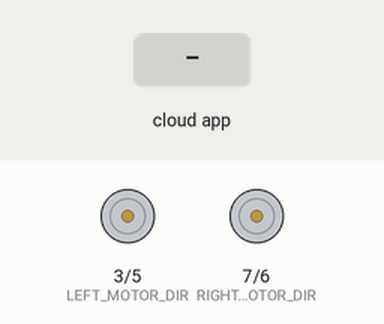
Simulated run of this sketch. Board: Arduino Uno, built with avr-gcc and run on an emulated ATmega328P. On the bench: direction and speed pins drawn as motors (green arrow = direction pin HIGH = forward, orange = LOW = backward, longer = more drive). The inputs (shaded band) are chosen by the test bench. The ROS host is connected and sends only what is stated.

Above: at 1.2 s.
1.3 s: the phone or cloud app sets linear.x to -100
At 1.6 s:
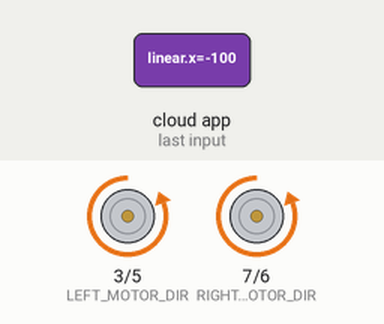
2.8 s: the phone or cloud app sets angular.z to -100
At 4.0 s:
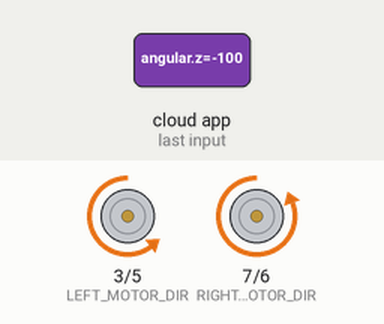
4.3 s: the phone or cloud app sets linear.x to 0
At 5.3 s:
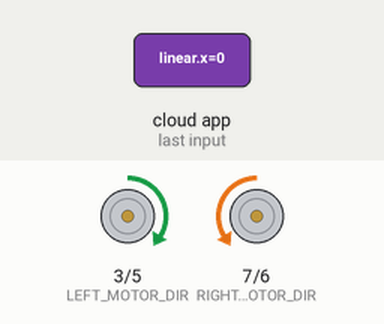
5.8 s: the phone or cloud app sets angular.z to 100
At 6.4 s:
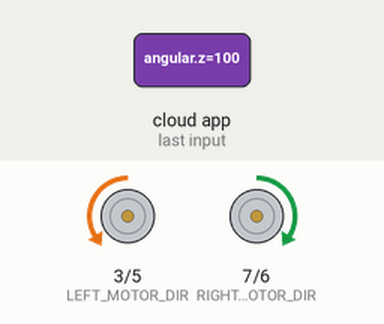
7.3 s: the phone or cloud app sets linear.x to 100
At 7.6 s:
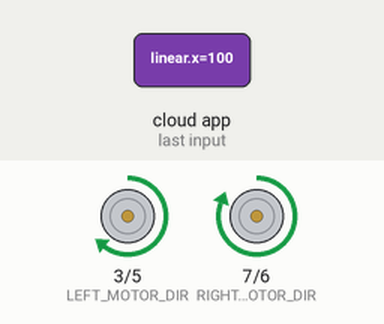
8.8 s: the phone or cloud app sets angular.z to 0
At 9.6 s:
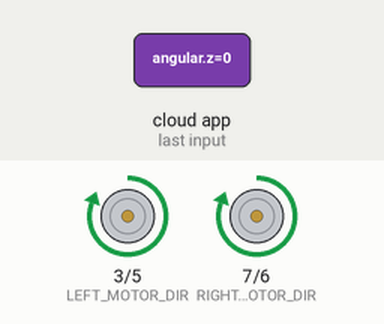
Timing chart, 0 to 11.3 s (numbered marks = the images above; inputs shaded):
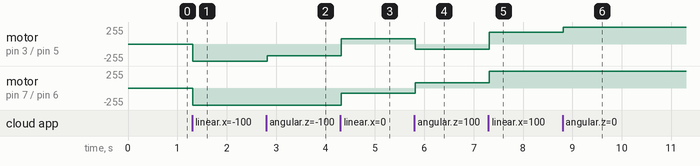

Measured:
- after the input at 1.3 s, motor on pin 3 (LEFT_MOTOR_DIR) / pin 5 (LEFT_MOTOR_PWM), motor on pin 7 (RIGHT_MOTOR_DIR) / pin 6 (RIGHT_MOTOR_PWM): stopped → backward 255/255 at once
- after the input at 2.8 s, motor on pin 3 (LEFT_MOTOR_DIR) / pin 5 (LEFT_MOTOR_PWM): backward 255/255 → backward 178/255 at once
- after the input at 4.3 s, motor on pin 3 (LEFT_MOTOR_DIR) / pin 5 (LEFT_MOTOR_PWM): backward 178/255 → forward 76/255 at once; motor on pin 7 (RIGHT_MOTOR_DIR) / pin 6 (RIGHT_MOTOR_PWM): backward 255/255 → backward 76/255 at once
- after the input at 5.8 s, motor on pin 3 (LEFT_MOTOR_DIR) / pin 5 (LEFT_MOTOR_PWM): forward 76/255 → backward 76/255 at once; motor on pin 7 (RIGHT_MOTOR_DIR) / pin 6 (RIGHT_MOTOR_PWM): backward 76/255 → forward 76/255 at once
- after the input at 7.3 s, motor on pin 3 (LEFT_MOTOR_DIR) / pin 5 (LEFT_MOTOR_PWM): backward 76/255 → forward 178/255 at once; motor on pin 7 (RIGHT_MOTOR_DIR) / pin 6 (RIGHT_MOTOR_PWM): forward 76/255 → forward 255/255 at once
- after the input at 8.8 s, motor on pin 3 (LEFT_MOTOR_DIR) / pin 5 (LEFT_MOTOR_PWM): forward 178/255 → forward 255/255 at once

The sketch:

sketch_jan21a.ino
```cpp
#include <ros.h>
#include <geometry_msgs/Twist.h>

const int LEFT_MOTOR_PWM = 5;
const int LEFT_MOTOR_DIR = 3;
const int RIGHT_MOTOR_PWM = 6;
const int RIGHT_MOTOR_DIR = 7;

// Parameters
const int MAX_PWM = 255;        // Maximum PWM value
const float MAX_LINEAR_VEL = 1.0;  // Max linear velocity in m/s
const float MAX_ANGULAR_VEL = 1.0; // Max angular velocity in rad/s
const float WHEEL_BASE = 0.6;      // Distance between wheels in meters

// Velocity variables
float linear_vel = 0.0;
float angular_vel = 0.0;

// ROS NodeHandle
ros::NodeHandle nh;

// Callback to process cmd_vel messages
void cmdVelCallback(const geometry_msgs::Twist& msg) {
  linear_vel = msg.linear.x;   // Extract linear velocity
  angular_vel = msg.angular.z; // Extract angular velocity
}

// ROS Subscriber
ros::Subscriber<geometry_msgs::Twist> cmd_vel_sub("cmd_vel", cmdVelCallback);

// Function to compute PWM and direction
void computeMotorCommands(float linear, float angular, int& left_pwm, int& right_pwm, int& left_dir, int& right_dir) {
  float left_speed = linear - (angular * WHEEL_BASE / 2.0);
  float right_speed = linear + (angular * WHEEL_BASE / 2.0);

  // Normalize speeds to PWM values
  left_pwm = constrain(abs(left_speed) / MAX_LINEAR_VEL * MAX_PWM, 0, MAX_PWM);
  right_pwm = constrain(abs(right_speed) / MAX_LINEAR_VEL * MAX_PWM, 0, MAX_PWM);

  // Determine directions
  left_dir = left_speed >= 0 ? HIGH : LOW;
  right_dir = right_speed >= 0 ? HIGH : LOW;
}

void setup() {
  // Initialize motor driver pins
  pinMode(LEFT_MOTOR_PWM, OUTPUT);
  pinMode(LEFT_MOTOR_DIR, OUTPUT);
  pinMode(RIGHT_MOTOR_PWM, OUTPUT);
  pinMode(RIGHT_MOTOR_DIR, OUTPUT);

  // Initialize ROS node
  nh.initNode();
  nh.subscribe(cmd_vel_sub);
}

void loop() {
  int left_pwm, right_pwm;
  int left_dir, right_dir;

  // Compute motor commands
  computeMotorCommands(linear_vel, angular_vel, left_pwm, right_pwm, left_dir, right_dir);

  // Send PWM and direction to motor drivers
  digitalWrite(LEFT_MOTOR_DIR, left_dir);
  analogWrite(LEFT_MOTOR_PWM, left_pwm);

  digitalWrite(RIGHT_MOTOR_DIR, right_dir);
  analogWrite(RIGHT_MOTOR_PWM, right_pwm);

  // Spin ROS node
  nh.spinOnce();

  // Delay for a short time
  delay(10);
}
```
